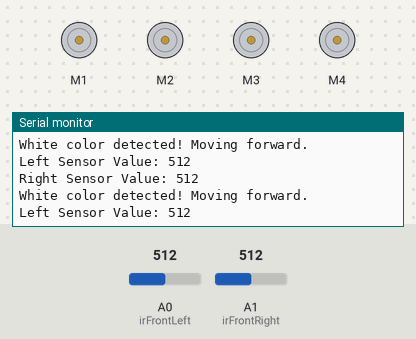
Bench run of a sketch on a simulated Arduino Uno, built with avr-gcc and run on an emulated ATmega328P. Parts: 4 × DC motor (green arrow = forward, orange = backward, longer = faster), the last lines printed to the serial monitor. The test bench sets the inputs (shaded band); at power-on: A0 (irFrontLeft) = 512, A1 (irFrontRight) = 512.

Above: at 1.2 s.
1.3 s: A0 (irFrontLeft) set to 492
At 1.31 s:
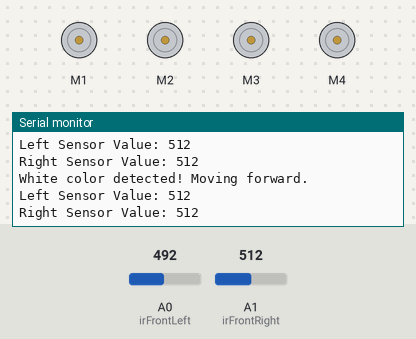
2.8 s: A1 (irFrontRight) set to 493
At 3.3 s:
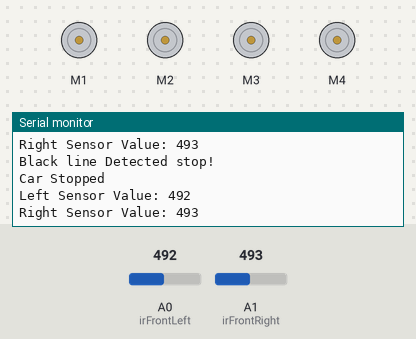
4.4 s: A0 (irFrontLeft) set to 105
At 5.1 s:
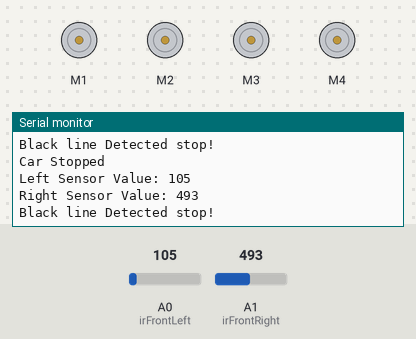
7.4 s: A0 (irFrontLeft) set to 89
At 8.1 s:
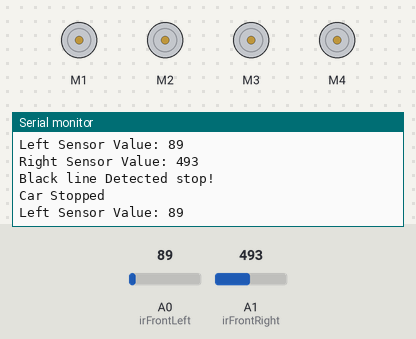
Timing chart, 0 to 10.4 s (numbered marks = the images above; inputs shaded):
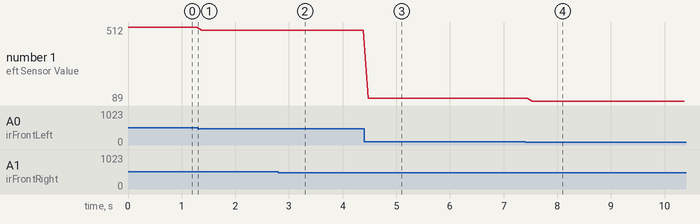

Measured:
- the behaviour switches between 501 and 500 on A0 (irFrontLeft) (found by bisection; images 0 and 1)
- the behaviour switches between 100 and 99 on A0 (irFrontLeft) (found by bisection; images 3 and 4)
- after the input at 2.8 s, the serial monitor: prints a new line after 0.13 s (image 2)
- after the input at 4.4 s, the serial monitor: prints a new line after 0.08 s (image 3)
- after the input at 7.4 s, the serial monitor: prints a new line after 0.13 s (image 4)
- plotted number 1: 512 → 492 after the input at 1.3 s, 492 → 105 after the input at 4.4 s, 105 → 89 after the input at 7.4 s

The sketch:

sketch_sep27c.ino
```cpp
#include <AFMotor.h>

// Define motor objects for 4 motors
AF_DCMotor motor1(1);  // Front Left Motor
AF_DCMotor motor2(2);  // Front Right Motor
AF_DCMotor motor3(3);  // Back Left Motor
AF_DCMotor motor4(4);  // Back Right Motor

const int irFrontLeft = A0;  // Analog pin connected to the left IR sensor
const int irFrontRight = A1; // Analog pin connected to the right IR sensor

int threshold = 500;  // Threshold to differentiate between black and white

void setup() {
  Serial.begin(9600);  // Start the serial communication for debugging

  // Set all motors to maximum speed
  motor1.setSpeed(255);
  motor2.setSpeed(255);
  motor3.setSpeed(255);
  motor4.setSpeed(255);

  pinMode(irFrontLeft, INPUT);  // Set IR sensor pin as input
  pinMode(irFrontRight, INPUT);  // Set IR sensor pin as input
}

void loop() {
  // Read the analog value from the IR sensors
  int IrFL = analogRead(irFrontLeft);
  int IrFR = analogRead(irFrontRight);

  // Print sensor values for debugging
  Serial.print("Left Sensor Value: ");
  Serial.println(IrFL);
  Serial.print("Right Sensor Value: ");
  Serial.println(IrFR);

  // Check if the sensor detects a black line (value below threshold)
  if (IrFL < threshold && IrFR < threshold) {
    Serial.println("Black line Detected stop!");
    stopCar();
  }
  // Check if the sensor detects a white surface (value above threshold)
  else if (IrFL > threshold && IrFR > threshold) {
    Serial.println("White color detected! Moving forward.");
    // forward();
  }
}

void forward() {
  motor1.run(FORWARD);
  motor2.run(FORWARD);
  motor3.run(FORWARD);
  motor4.run(FORWARD);
  Serial.println("Moving Forward");
}

void backward() {
  motor1.run(BACKWARD);
  motor2.run(BACKWARD);
  motor3.run(BACKWARD);
  motor4.run(BACKWARD);
  Serial.println("Moving Backward");
}

void stopCar() {
  motor1.run(RELEASE);
  motor2.run(RELEASE);
  motor3.run(RELEASE);
  motor4.run(RELEASE);
  Serial.println("Car Stopped");
}

void turnLeft() {
  motor1.run(BACKWARD);
  motor2.run(BACKWARD);
  delay(240);

  motor3.run(FORWARD);
  motor4.run(FORWARD);
  delay(240);
  Serial.println("Turning left");
}

void turnRight() {
  motor1.run(FORWARD);
  motor2.run(FORWARD);
  delay(290);

  motor3.run(BACKWARD);
  motor4.run(BACKWARD);
  delay(290);
  Serial.println("Turning Right");
}
```
